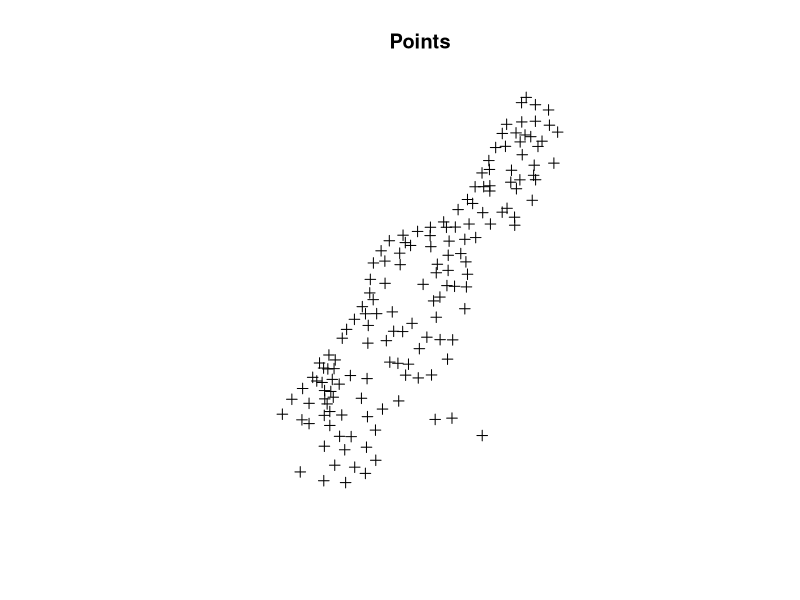
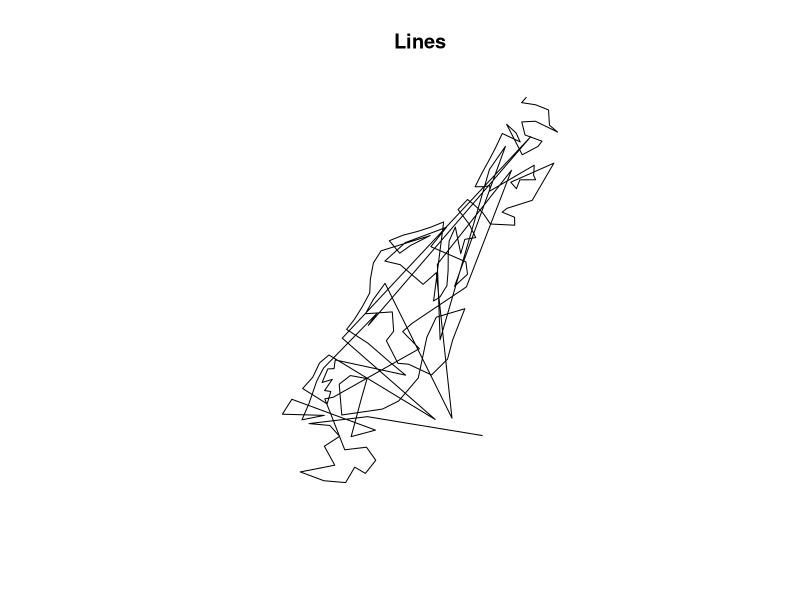
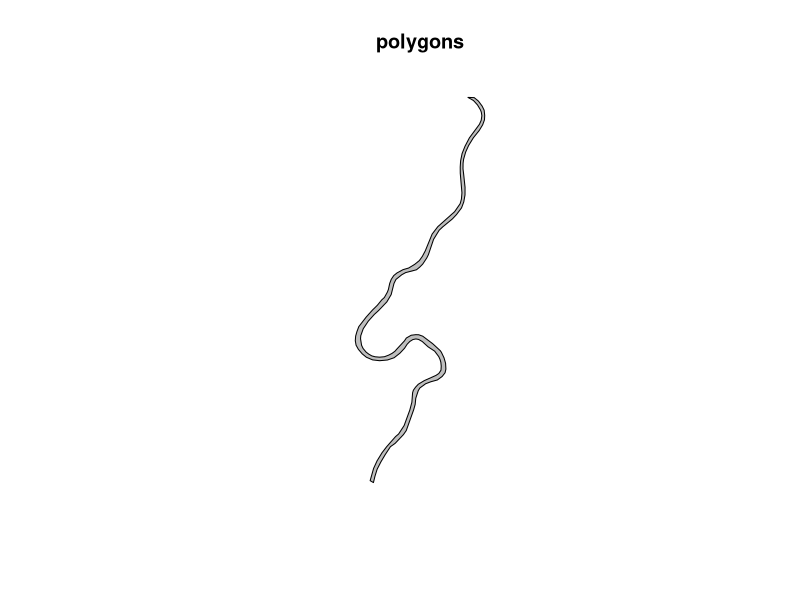
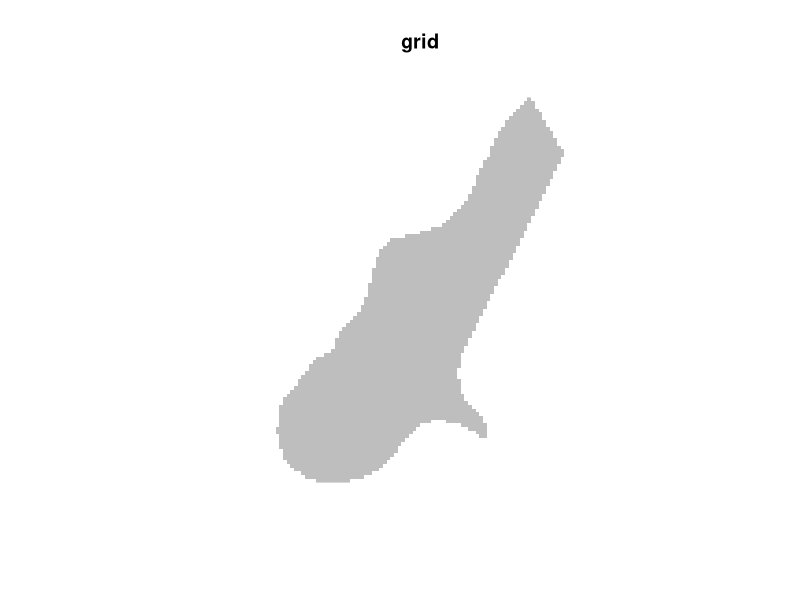
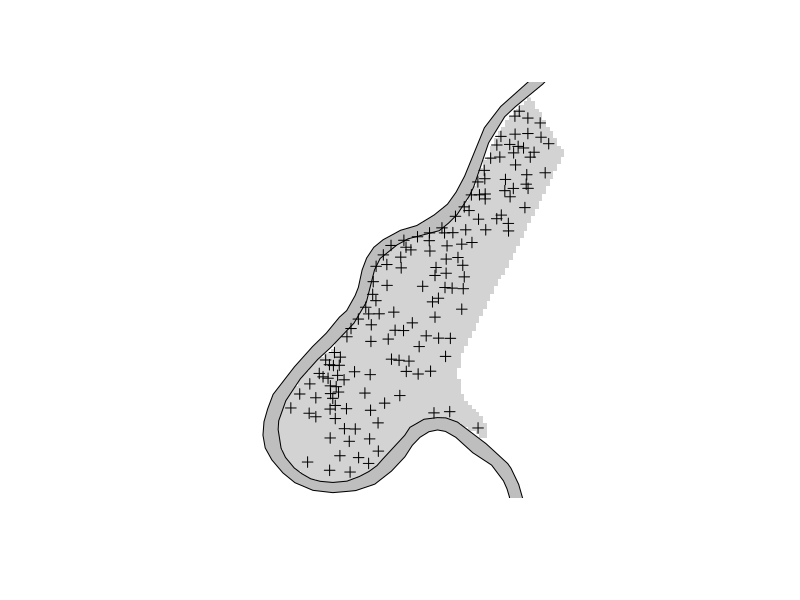
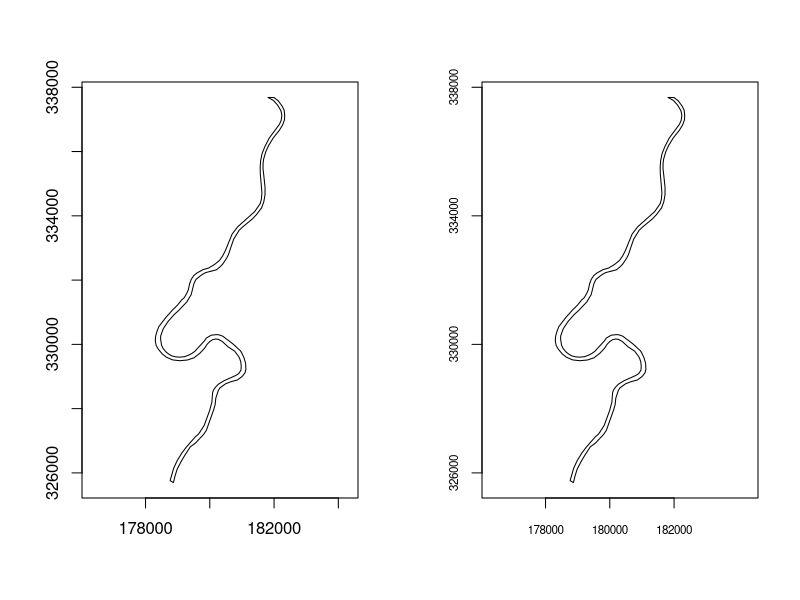
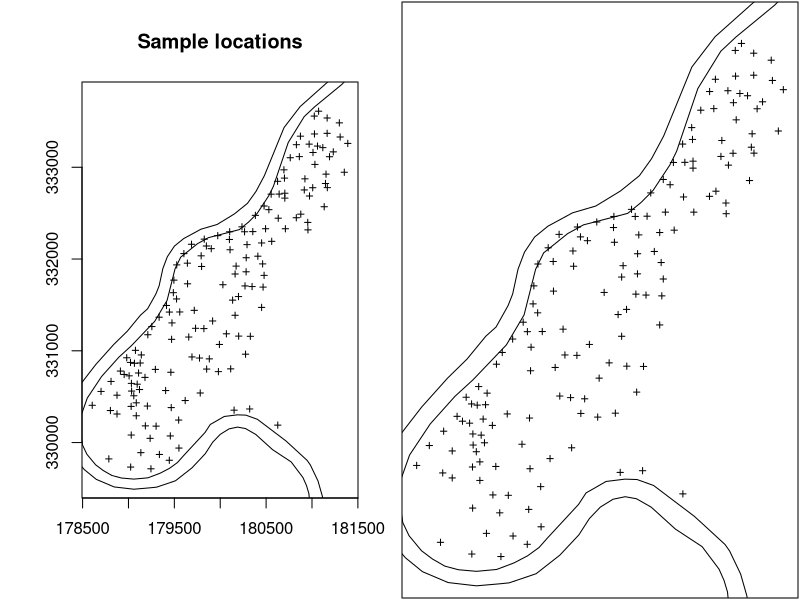

Generate these figures, in order, with R:
## ---- chunk 1
# Plotting points
library(sp)
data(meuse)
coordinates(meuse) <- c("x", "y")
plot(meuse)
title("Points")
## ---- chunk 2
# Plotting lines
cc <- coordinates(meuse)
m.sl <- SpatialLines(list(Lines(list(Line(cc)), "line1")))
plot(m.sl)
title("Lines")
## ---- chunk 3
data(meuse.riv)
meuse.lst <- list(Polygons(list(Polygon(meuse.riv)),
                           "meuse.riv"))
meuse.pol <- SpatialPolygons(meuse.lst)
plot(meuse.pol, col = "grey")
title("polygons")
## ---- chunk 4
data(meuse.grid)
coordinates(meuse.grid) <- c("x", "y")
meuse.grid <- as(meuse.grid, "SpatialPixels")
image(meuse.grid, col = "grey")
title("grid")
## ---- chunk 5
image(meuse.grid, col = "lightgrey")
plot(meuse.pol, col = "grey", add = TRUE)
plot(meuse, add = TRUE)
## ---- chunk 6
layout(matrix(c(1, 2), 1, 2))
plot(meuse.pol, axes = TRUE)
plot(meuse.pol, axes = FALSE)
axis(1, at = c(178000 + 0:2 * 2000), cex.axis = 0.7)
axis(2, at = c(326000 + 0:3 * 4000), cex.axis = 0.7)
box()
## ---- chunk 7
oldpar = par(no.readonly = TRUE)
layout(matrix(c(1, 2), 1, 2))
plot(meuse, axes = TRUE, cex = 0.6)
plot(meuse.pol, add = TRUE)
title("Sample locations")
par(mar = c(0, 0, 0, 0) + 0.1)
plot(meuse, axes = FALSE, cex = 0.6)
plot(meuse.pol, add = TRUE)
box()
par(oldpar)
